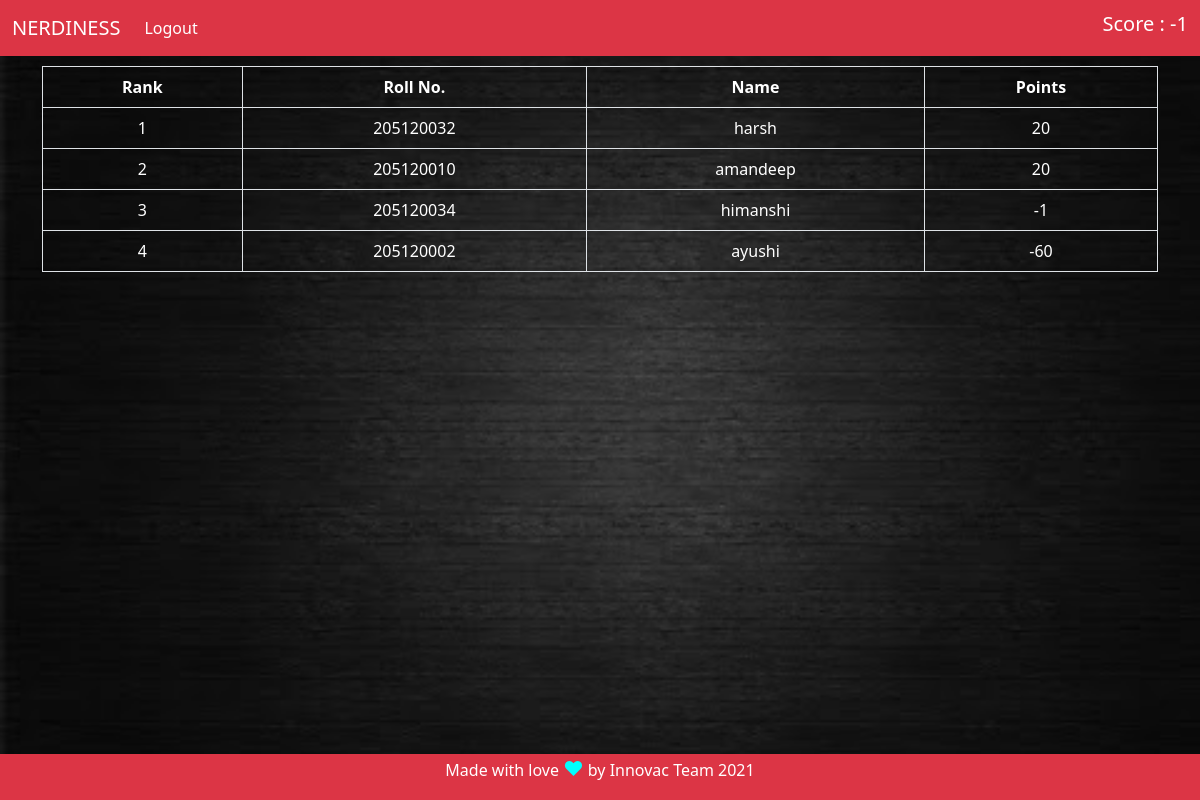
The page /leaderboard (signed in) on the database its author committed.
### quiz/models.py (models this page shows, shortened)
class User(db.Model, UserMixin):
    id = db.Column(db.Integer, primary_key = True)
    roll = db.Column(db.String(64), unique=True, index=True)
    username = db.Column(db.String(64), unique=True, index=True)
    password_hash = db.Column(db.String(128))
    q_level = db.Column(db.Integer, default=0)
    points = db.Column(db.Integer, default=20)

### quiz/views.py (the view)
@app.route('/leaderboard')
def leaderboard():
    users=User.query.order_by(User.points.desc()).all()
    return render_template('leaderboard.html',users=users)

### quiz/models.py (called while the page is built)
@login_manager.user_loader
def load_user(user_id):
    return User.query.get(user_id)

### quiz/templates/leaderboard.html
{% extends "base.html" %}
{% block content %}
<div class="container">
  <div class="table-responsive">
    <table class="table text-white text-center table-bordered">
      <thead>
       <tr>
         <th>Rank</th>
         <th>Roll No.</th>
         <th>Name</th>
         <th>Points</th>
       </tr>
     </thead>
    <tbody>
      <tr>
        {% set rank=namespace(value=1) %}
        {% for user in users %}
        <td>{{rank.value}}</td>
        <td>{{user.roll}}</td>
        <td>{{user.username}}</td>
        <td>{{user.points}}</td>
      </tr>
      {% set rank.value=rank.value+1 %}
      {% endfor %}
      </tbody>
    </table>
  </div>
</div>
{% endblock %}

### quiz/templates/base.html (shortened to what this page needs)
<!DOCTYPE html>
<html lang="en" dir="ltr">
  <head>
    <link href="https://cdn.jsdelivr.net/npm/bootstrap@5.0.0-beta3/dist/css/bootstrap.min.css" rel="stylesheet">
    <link rel="stylesheet" href="{{ url_for('static', filename='style.css') }}">
  </head>
  <body background="{{ url_for('static', filename='dark-bg.jpg') }}">
    <nav class="navbar navbar-expand-lg navbar-dark bg-danger">
      <div class="container-fluid">
        <a class="navbar-brand" href="{{ url_for('index') }}">NERDINESS</a>
        <div class="collapse navbar-collapse" id="navbarSupportedContent">
          <ul class="navbar-nav me-auto mb-2 mb-lg-0">
            {% if current_user.is_authenticated %}
            <li class="nav-item">
              <a class="nav-link active" aria-current="page" href="{{ url_for('logout') }}">Logout</a>
            </li>
            {% endif %}
          </ul>
          {% if current_user.is_authenticated %}
            <h5 class="text-white">Score : {{current_user.points}}</h5>
          {% endif %}
        </div>
      </div>
    </nav>
    <div class="content text-white">
      {% block content %}
     {% endblock %}
    </div>
    <footer class="footer text-center bg-danger text-white">
        <span>Made with love <span style="font-size:125%;color:cyan;">&hearts;</span> by Innovac Team 2021</p></span>
    </footer>
  </body>
</html>

### quiz/static/style.css (style rules this page uses)
html, body { height: 100%; -webkit-background-size: cover; -moz-background-size: cover; -o-background-size: cover; background-size: cover; background-attachment: fixed; }
body { display: flex; flex-direction: column; }
.content { flex: 1 0 auto; padding: 10px; }
.footer { flex-shrink: 0; padding: 0px; }

### rows shown on the page
User: points "-1", value "3", roll "205120034", username "himanshi"
User: value "1", roll "205120032", username "harsh", points "20"
User: value "2", roll "205120010", username "amandeep", points "20"
User: value "4", roll "205120002", username "ayushi", points "-60"
